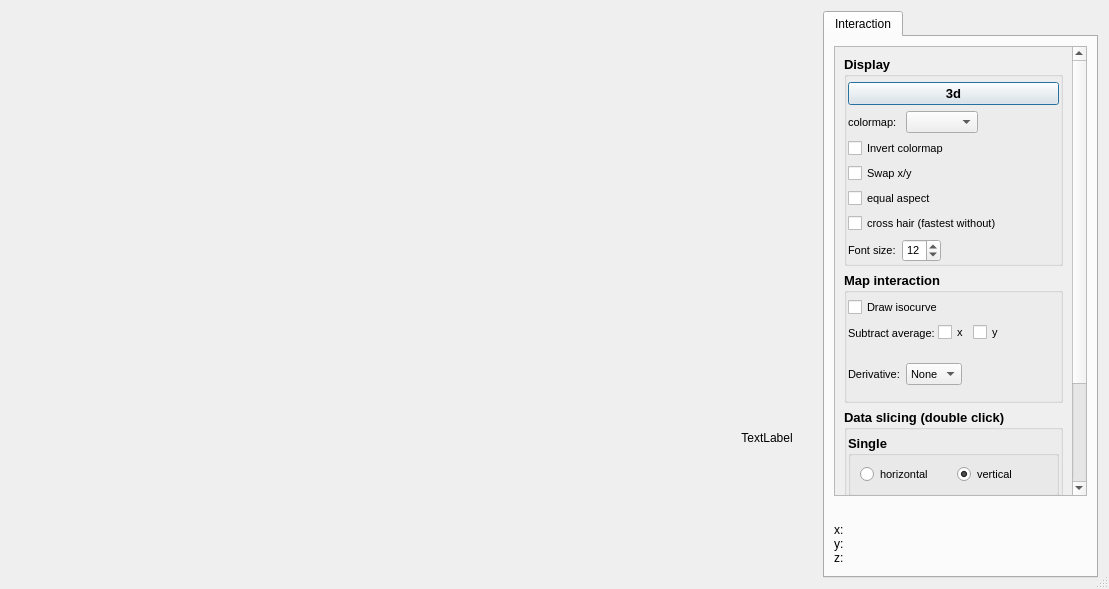
<?xml version="1.0" encoding="UTF-8"?>
<ui version="4.0">
 <class>Dialog</class>
 <widget class="QDialog" name="Dialog">
  <property name="enabled">
   <bool>true</bool>
  </property>
  <property name="geometry">
   <rect>
    <x>0</x>
    <y>0</y>
    <width>1031</width>
    <height>589</height>
   </rect>
  </property>
  <property name="windowTitle">
   <string>Dialog</string>
  </property>
  <property name="sizeGripEnabled">
   <bool>true</bool>
  </property>
  <layout class="QHBoxLayout" name="horizontalLayout_2">
   <item>
    <layout class="QHBoxLayout" name="horizontalLayout">
     <item>
      <widget class="PlotWidget" name="widget" native="true">
       <property name="minimumSize">
        <size>
         <width>700</width>
         <height>0</height>
        </size>
       </property>
      </widget>
     </item>
     <item>
      <layout class="QVBoxLayout" name="verticalLayoutHist">
       <item>
        <widget class="HistogramLUTWidget" name="histWidget" native="true">
         <property name="minimumSize">
          <size>
           <width>100</width>
           <height>0</height>
          </size>
         </property>
        </widget>
       </item>
       <item>
        <widget class="QLabel" name="plot2dzLabel">
         <property name="minimumSize">
          <size>
           <width>100</width>
           <height>0</height>
          </size>
         </property>
         <property name="maximumSize">
          <size>
           <width>80</width>
           <height>16777215</height>
          </size>
         </property>
         <property name="text">
          <string>TextLabel</string>
         </property>
         <property name="scaledContents">
          <bool>false</bool>
         </property>
         <property name="alignment">
          <set>Qt::AlignCenter</set>
         </property>
         <property name="wordWrap">
          <bool>true</bool>
         </property>
        </widget>
       </item>
      </layout>
     </item>
     <item>
      <widget class="QTabWidget" name="tabWidget">
       <property name="minimumSize">
        <size>
         <width>275</width>
         <height>0</height>
        </size>
       </property>
       <property name="maximumSize">
        <size>
         <width>275</width>
         <height>16777215</height>
        </size>
       </property>
       <property name="currentIndex">
        <number>0</number>
       </property>
       <widget class="QWidget" name="tabInteraction">
        <attribute name="title">
         <string>Interaction</string>
        </attribute>
        <layout class="QVBoxLayout" name="verticalLayout_4">
         <item>
          <widget class="QScrollArea" name="scrollArea">
           <property name="horizontalScrollBarPolicy">
            <enum>Qt::ScrollBarAlwaysOff</enum>
           </property>
           <property name="widgetResizable">
            <bool>true</bool>
           </property>
           <widget class="QWidget" name="scrollAreaWidgetContents">
            <property name="geometry">
             <rect>
              <x>0</x>
              <y>-54</y>
              <width>232</width>
              <height>542</height>
             </rect>
            </property>
            <layout class="QVBoxLayout" name="verticalLayout_3">
             <item>
              <widget class="QGroupBox" name="groupBoxDisplay">
               <property name="font">
                <font>
                 <pointsize>10</pointsize>
                 <weight>75</weight>
                 <bold>true</bold>
                </font>
               </property>
               <property name="title">
                <string>Display</string>
               </property>
               <layout class="QVBoxLayout" name="verticalLayout">
                <property name="leftMargin">
                 <number>1</number>
                </property>
                <property name="topMargin">
                 <number>5</number>
                </property>
                <property name="rightMargin">
                 <number>1</number>
                </property>
                <property name="bottomMargin">
                 <number>1</number>
                </property>
                <item>
                 <widget class="QPushButton" name="pushButton3d">
                  <property name="text">
                   <string>3d</string>
                  </property>
                 </widget>
                </item>
                <item>
                 <layout class="QHBoxLayout" name="horizontalLayout_4">
                  <item>
                   <widget class="QLabel" name="label">
                    <property name="minimumSize">
                     <size>
                      <width>0</width>
                      <height>0</height>
                     </size>
                    </property>
                    <property name="font">
                     <font>
                      <pointsize>8</pointsize>
                      <weight>50</weight>
                      <bold>false</bold>
                     </font>
                    </property>
                    <property name="text">
                     <string>colormap: </string>
                    </property>
                   </widget>
                  </item>
                  <item>
                   <widget class="QComboBox" name="comboBoxcm">
                    <property name="minimumSize">
                     <size>
                      <width>0</width>
                      <height>0</height>
                     </size>
                    </property>
                    <property name="font">
                     <font>
                      <pointsize>8</pointsize>
                      <weight>50</weight>
                      <bold>false</bold>
                     </font>
                    </property>
                   </widget>
                  </item>
                  <item>
                   <spacer name="horizontalSpacer_2">
                    <property name="orientation">
                     <enum>Qt::Horizontal</enum>
                    </property>
                    <property name="sizeHint" stdset="0">
                     <size>
                      <width>40</width>
                      <height>20</height>
                     </size>
                    </property>
                   </spacer>
                  </item>
                 </layout>
                </item>
                <item>
                 <widget class="QCheckBox" name="checkBoxInvert">
                  <property name="font">
                   <font>
                    <pointsize>8</pointsize>
                    <weight>50</weight>
                    <bold>false</bold>
                   </font>
                  </property>
                  <property name="text">
                   <string>Invert colormap</string>
                  </property>
                 </widget>
                </item>
                <item>
                 <widget class="QCheckBox" name="checkBoxSwapxy">
                  <property name="font">
                   <font>
                    <pointsize>8</pointsize>
                    <weight>50</weight>
                    <bold>false</bold>
                   </font>
                  </property>
                  <property name="text">
                   <string>Swap x/y</string>
                  </property>
                 </widget>
                </item>
                <item>
                 <widget class="QCheckBox" name="checkBoxAspectEqual">
                  <property name="font">
                   <font>
                    <pointsize>8</pointsize>
                    <weight>50</weight>
                    <bold>false</bold>
                   </font>
                  </property>
                  <property name="text">
                   <string>equal aspect</string>
                  </property>
                 </widget>
                </item>
                <item>
                 <widget class="QCheckBox" name="checkBoxCrossHair">
                  <property name="font">
                   <font>
                    <pointsize>8</pointsize>
                    <weight>50</weight>
                    <bold>false</bold>
                   </font>
                  </property>
                  <property name="text">
                   <string>cross hair (fastest without)</string>
                  </property>
                  <property name="checked">
                   <bool>false</bool>
                  </property>
                 </widget>
                </item>
                <item>
                 <layout class="QHBoxLayout" name="horizontalLayoutFontSize">
                  <item>
                   <widget class="QLabel" name="labelSpinBox">
                    <property name="font">
                     <font>
                      <pointsize>8</pointsize>
                      <weight>50</weight>
                      <bold>false</bold>
                     </font>
                    </property>
                    <property name="text">
                     <string>Font size:</string>
                    </property>
                   </widget>
                  </item>
                  <item>
                   <widget class="QSpinBox" name="spinBoxFontSize">
                    <property name="font">
                     <font>
                      <pointsize>8</pointsize>
                      <weight>50</weight>
                      <bold>false</bold>
                     </font>
                    </property>
                    <property name="value">
                     <number>12</number>
                    </property>
                   </widget>
                  </item>
                  <item>
                   <spacer name="horizontalSpacer">
                    <property name="orientation">
                     <enum>Qt::Horizontal</enum>
                    </property>
                    <property name="sizeHint" stdset="0">
                     <size>
                      <width>40</width>
                      <height>20</height>
                     </size>
                    </property>
                   </spacer>
                  </item>
                 </layout>
                </item>
               </layout>
              </widget>
             </item>
             <item>
              <widget class="QGroupBox" name="groupBoxInteraction">
               <property name="font">
                <font>
                 <pointsize>10</pointsize>
                 <weight>75</weight>
                 <bold>true</bold>
                </font>
               </property>
               <property name="title">
                <string>Map interaction</string>
               </property>
               <layout class="QVBoxLayout" name="verticalLayout_5">
                <property name="leftMargin">
                 <number>1</number>
                </property>
                <property name="topMargin">
                 <number>5</number>
                </property>
                <property name="rightMargin">
                 <number>1</number>
                </property>
                <property name="bottomMargin">
                 <number>1</number>
                </property>
                <item>
                 <widget class="QCheckBox" name="checkBoxDrawIsoCurve">
                  <property name="font">
                   <font>
                    <pointsize>8</pointsize>
                    <weight>50</weight>
                    <bold>false</bold>
                   </font>
                  </property>
                  <property name="text">
                   <string>Draw isocurve</string>
                  </property>
                 </widget>
                </item>
                <item>
                 <layout class="QHBoxLayout" name="horizontalLayout_6">
                  <property name="spacing">
                   <number>0</number>
                  </property>
                  <item>
                   <widget class="QLabel" name="label_7">
                    <property name="minimumSize">
                     <size>
                      <width>0</width>
                      <height>0</height>
                     </size>
                    </property>
                    <property name="maximumSize">
                     <size>
                      <width>16777215</width>
                      <height>16777215</height>
                     </size>
                    </property>
                    <property name="font">
                     <font>
                      <pointsize>8</pointsize>
                      <weight>50</weight>
                      <bold>false</bold>
                     </font>
                    </property>
                    <property name="text">
                     <string>Subtract average: </string>
                    </property>
                   </widget>
                  </item>
                  <item>
                   <widget class="QCheckBox" name="checkBoxSubtractAverageX">
                    <property name="minimumSize">
                     <size>
                      <width>35</width>
                      <height>0</height>
                     </size>
                    </property>
                    <property name="maximumSize">
                     <size>
                      <width>30</width>
                      <height>16777215</height>
                     </size>
                    </property>
                    <property name="font">
                     <font>
                      <pointsize>8</pointsize>
                      <weight>50</weight>
                      <bold>false</bold>
                     </font>
                    </property>
                    <property name="text">
                     <string>x</string>
                    </property>
                   </widget>
                  </item>
                  <item>
                   <widget class="QCheckBox" name="checkBoxSubtractAverageY">
                    <property name="minimumSize">
                     <size>
                      <width>35</width>
                      <height>0</height>
                     </size>
                    </property>
                    <property name="maximumSize">
                     <size>
                      <width>30</width>
                      <height>16777215</height>
                     </size>
                    </property>
                    <property name="font">
                     <font>
                      <pointsize>8</pointsize>
                      <weight>50</weight>
                      <bold>false</bold>
                     </font>
                    </property>
                    <property name="text">
                     <string>y</string>
                    </property>
                   </widget>
                  </item>
                  <item>
                   <spacer name="horizontalSpacer_3">
                    <property name="orientation">
                     <enum>Qt::Horizontal</enum>
                    </property>
                    <property name="sizeHint" stdset="0">
                     <size>
                      <width>40</width>
                      <height>20</height>
                     </size>
                    </property>
                   </spacer>
                  </item>
                 </layout>
                </item>
                <item>
                 <layout class="QHBoxLayout" name="horizontalLayout_7">
                  <item>
                   <widget class="QLabel" name="label_8">
                    <property name="minimumSize">
                     <size>
                      <width>0</width>
                      <height>50</height>
                     </size>
                    </property>
                    <property name="maximumSize">
                     <size>
                      <width>125</width>
                      <height>16777215</height>
                     </size>
                    </property>
                    <property name="font">
                     <font>
                      <pointsize>8</pointsize>
                      <weight>50</weight>
                      <bold>false</bold>
                     </font>
                    </property>
                    <property name="text">
                     <string>Derivative:</string>
                    </property>
                   </widget>
                  </item>
                  <item>
                   <widget class="QComboBox" name="comboBoxDerivative">
                    <property name="font">
                     <font>
                      <pointsize>8</pointsize>
                      <weight>50</weight>
                      <bold>false</bold>
                     </font>
                    </property>
                    <item>
                     <property name="text">
                      <string>None</string>
                     </property>
                    </item>
                   </widget>
                  </item>
                  <item>
                   <spacer name="horizontalSpacer_4">
                    <property name="orientation">
                     <enum>Qt::Horizontal</enum>
                    </property>
                    <property name="sizeHint" stdset="0">
                     <size>
                      <width>40</width>
                      <height>20</height>
                     </size>
                    </property>
                   </spacer>
                  </item>
                 </layout>
                </item>
               </layout>
              </widget>
             </item>
             <item>
              <widget class="QGroupBox" name="groupBoxSlicing">
               <property name="font">
                <font>
                 <pointsize>10</pointsize>
                 <weight>75</weight>
                 <bold>true</bold>
                </font>
               </property>
               <property name="title">
                <string>Data slicing (double click)</string>
               </property>
               <layout class="QVBoxLayout" name="verticalLayout_6">
                <property name="leftMargin">
                 <number>1</number>
                </property>
                <property name="topMargin">
                 <number>5</number>
                </property>
                <property name="rightMargin">
                 <number>1</number>
                </property>
                <property name="bottomMargin">
                 <number>1</number>
                </property>
                <item>
                 <widget class="QGroupBox" name="groupBoxSlicingSingle">
                  <property name="title">
                   <string>Single</string>
                  </property>
                  <layout class="QHBoxLayout" name="horizontalLayout_8">
                   <item>
                    <layout class="QHBoxLayout" name="horizontalLayout_5">
                     <item>
                      <widget class="QRadioButton" name="radioButtonSliceSingleHorizontal">
                       <property name="font">
                        <font>
                         <pointsize>8</pointsize>
                         <weight>50</weight>
                         <bold>false</bold>
                        </font>
                       </property>
                       <property name="text">
                        <string>horizontal</string>
                       </property>
                       <property name="checked">
                        <bool>false</bool>
                       </property>
                       <attribute name="buttonGroup">
                        <string notr="true">buttonGroupSlicing</string>
                       </attribute>
                      </widget>
                     </item>
                     <item>
                      <widget class="QRadioButton" name="radioButtonSliceSingleVertical">
                       <property name="font">
                        <font>
                         <pointsize>8</pointsize>
                         <weight>50</weight>
                         <bold>false</bold>
                        </font>
                       </property>
                       <property name="text">
                        <string>vertical</string>
                       </property>
                       <property name="checked">
                        <bool>true</bool>
                       </property>
                       <attribute name="buttonGroup">
                        <string notr="true">buttonGroupSlicing</string>
                       </attribute>
                      </widget>
                     </item>
                    </layout>
                   </item>
                  </layout>
                 </widget>
                </item>
                <item>
                 <widget class="QGroupBox" name="groupBoxSlicingAveraged">
                  <property name="title">
                   <string>Averaged</string>
                  </property>
                  <layout class="QHBoxLayout" name="horizontalLayout_9">
                   <item>
                    <layout class="QHBoxLayout" name="horizontalLayout_10">
                     <item>
                      <widget class="QRadioButton" name="radioButtonSliceAveragedHorizontal">
                       <property name="font">
                        <font>
                         <pointsize>8</pointsize>
                         <weight>50</weight>
                         <bold>false</bold>
                        </font>
                       </property>
                       <property name="text">
                        <string>horizontal</string>
                       </property>
                       <property name="checked">
                        <bool>false</bool>
                       </property>
                       <attribute name="buttonGroup">
                        <string notr="true">buttonGroupSlicing</string>
                       </attribute>
                      </widget>
                     </item>
                     <item>
                      <widget class="QRadioButton" name="radioButtonSliceAveragedVertical">
                       <property name="font">
                        <font>
                         <pointsize>8</pointsize>
                         <weight>50</weight>
                         <bold>false</bold>
                        </font>
                       </property>
                       <property name="text">
                        <string>vertical</string>
                       </property>
                       <property name="checked">
                        <bool>false</bool>
                       </property>
                       <attribute name="buttonGroup">
                        <string notr="true">buttonGroupSlicing</string>
                       </attribute>
                      </widget>
                     </item>
                    </layout>
                   </item>
                  </layout>
                 </widget>
                </item>
               </layout>
              </widget>
             </item>
             <item>
              <widget class="QGroupBox" name="groupBoxExtraction">
               <property name="font">
                <font>
                 <pointsize>10</pointsize>
                 <weight>75</weight>
                 <bold>true</bold>
                </font>
               </property>
               <property name="title">
                <string>Extraction</string>
               </property>
               <layout class="QVBoxLayout" name="verticalLayout_7">
                <property name="leftMargin">
                 <number>1</number>
                </property>
                <property name="topMargin">
                 <number>5</number>
                </property>
                <property name="rightMargin">
                 <number>1</number>
                </property>
                <property name="bottomMargin">
                 <number>1</number>
                </property>
                <item>
                 <layout class="QHBoxLayout" name="horizontalLayout_3">
                  <item>
                   <widget class="QCheckBox" name="checkBoxMinimum">
                    <property name="font">
                     <font>
                      <pointsize>8</pointsize>
                      <weight>50</weight>
                      <bold>false</bold>
                     </font>
                    </property>
                    <property name="text">
                     <string>minimum</string>
                    </property>
                   </widget>
                  </item>
                  <item>
                   <widget class="QCheckBox" name="checkBoxMaximum">
                    <property name="font">
                     <font>
                      <pointsize>8</pointsize>
                      <weight>50</weight>
                      <bold>false</bold>
                     </font>
                    </property>
                    <property name="text">
                     <string>maximum</string>
                    </property>
                   </widget>
                  </item>
                 </layout>
                </item>
               </layout>
              </widget>
             </item>
            </layout>
           </widget>
          </widget>
         </item>
         <item>
          <layout class="QVBoxLayout" name="verticalLayout_2">
           <item>
            <widget class="QLabel" name="labelLivePlot">
             <property name="text">
              <string/>
             </property>
             <property name="textFormat">
              <enum>Qt::RichText</enum>
             </property>
            </widget>
           </item>
           <item>
            <widget class="QLabel" name="labelCoordinate">
             <property name="minimumSize">
              <size>
               <width>190</width>
               <height>45</height>
              </size>
             </property>
             <property name="maximumSize">
              <size>
               <width>16777215</width>
               <height>16777215</height>
              </size>
             </property>
             <property name="text">
              <string>&lt;html&gt;&lt;head/&gt;&lt;body&gt;&lt;p&gt;x:&lt;br/&gt;y:&lt;br/&gt;z:&lt;/p&gt;&lt;/body&gt;&lt;/html&gt;</string>
             </property>
            </widget>
           </item>
          </layout>
         </item>
        </layout>
       </widget>
      </widget>
     </item>
    </layout>
   </item>
  </layout>
 </widget>
 <customwidgets>
  <customwidget>
   <class>PlotWidget</class>
   <extends>QWidget</extends>
   <header>..ui.plot_widget</header>
   <container>1</container>
  </customwidget>
  <customwidget>
   <class>HistogramLUTWidget</class>
   <extends>QWidget</extends>
   <header>..ui.histogram_lut_widget</header>
   <container>1</container>
  </customwidget>
 </customwidgets>
 <resources/>
 <connections/>
 <buttongroups>
  <buttongroup name="buttonGroupSlicing"/>
 </buttongroups>
</ui>
